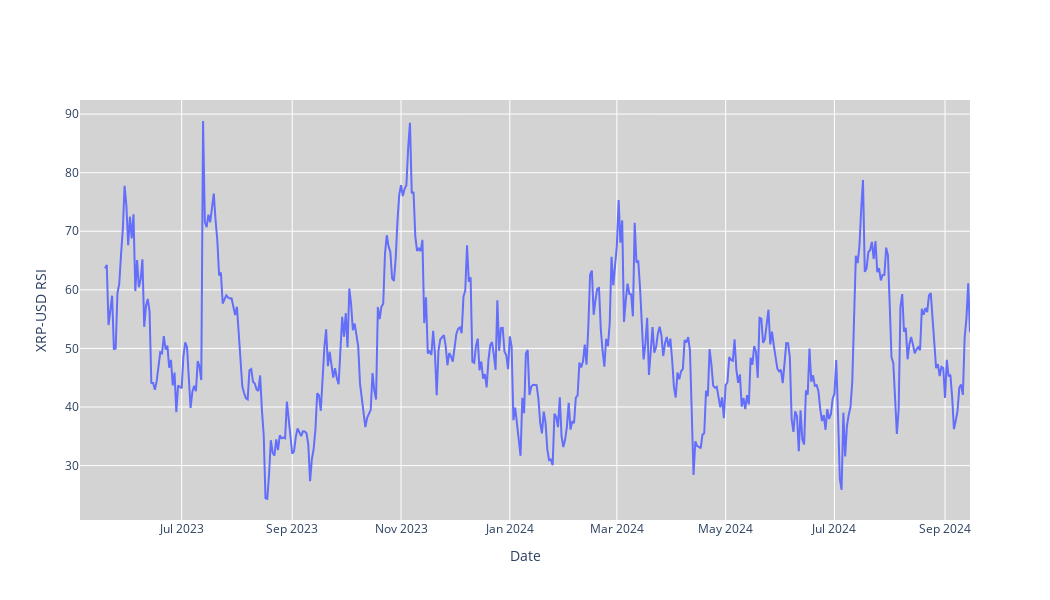

This figure's notebook cell:
### Code cell
#RSI
fig = go.Figure(data=[go.Scatter(x=stock_data.index, y=stock_data['RSI'], mode='lines', name='RSI')])
fig.update_layout(
    xaxis_rangeslider_visible=False,
    yaxis_title=f'{ticker} RSI',
    xaxis_title='Date',
    plot_bgcolor='lightgrey',
    width=1050,
    height=600
)
fig.show()
fig.write_image('./images/RSI.png')

### Figure 1 — Plotly figure (JSON) as saved in the notebook; plotly's stock layout.template omitted (floating-point values rounded to 4 significant figures; data arrays with more than 128 entries replaced by an {"elided": "..."} marker saying what was removed)
{"data": [{"mode": "lines", "name": "RSI", "type": "scatter", "x": {"elided": "500 str values"}, "y": {"elided": "500 float values"}}], "layout": {"height": 600, "plot_bgcolor": "lightgrey", "width": 1050, "xaxis": {"rangeslider": {"visible": false}, "title": {"text": "Date"}}, "yaxis": {"title": {"text": "XRP-USD RSI"}}}}
